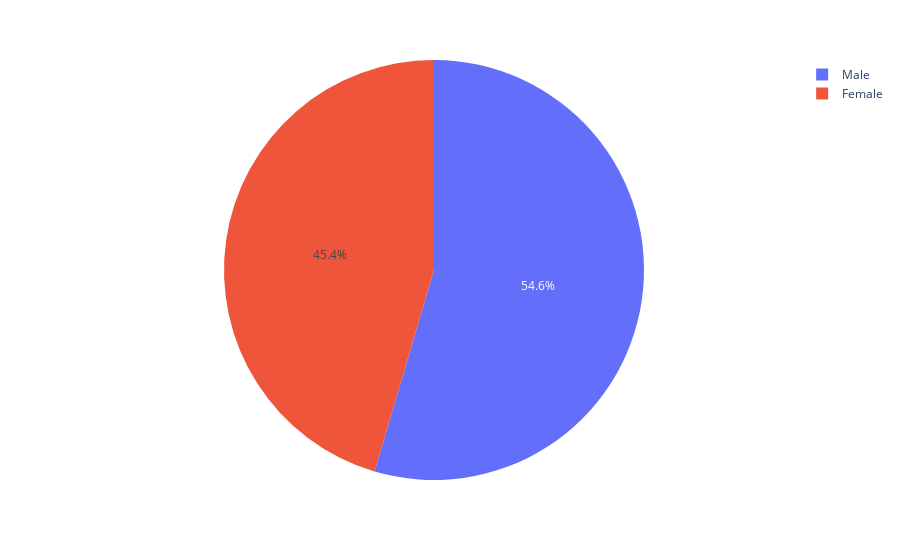

Here is the notebook cell this chart was saved with:
### Markdown cell above
# Analyse univariee de la variable Gender

### Code cell
import pandas as pd
import plotly.express as px
import plotly.graph_objects as go

# Calculer la distribution des genres
count_gender = df['Gender'].value_counts()

# Création du graphique circulaire avec les pourcentages affichés
fig = px.pie(count_gender, values=count_gender.values, names=count_gender.index)
title='Répartition des Clients par Genre',
labels={'Male': 'Homme', 'Female': 'Femme'},
color_discrete_sequence=['blue', 'pink'],
textinfo=('label+percent')

 

      # Affichage du graphique
fig.show()

### Figure 1 — Plotly figure (JSON) as saved in the notebook; plotly's stock layout.template omitted (floating-point values rounded to 4 significant figures)
{"data": [{"domain": {"x": [0, 1], "y": [0, 1]}, "hovertemplate": "Gender=%{label}<br>value=%{value}<extra></extra>", "labels": ["Male", "Female"], "legendgroup": "", "name": "", "showlegend": true, "type": "pie", "values": [5457, 4543]}], "layout": {"autosize": true, "legend": {"tracegroupgap": 0}, "margin": {"t": 60}}}
